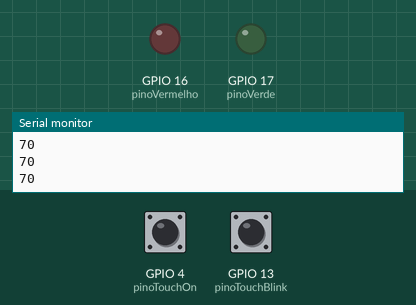
Simulated run of this sketch. Board: ESP32. Parts: output pins drawn as LEDs (lit = HIGH), the last lines printed to the serial monitor. Dashed ring = blinking. The inputs (shaded band) are chosen by the test bench; at power-on: GPIO 13 (pinoTouchBlink) HIGH, GPIO 4 (pinoTouchOn) HIGH.

Above: at 2.2 s.
2.3 s: GPIO 13 (pinoTouchBlink) pulled LOW for 3.2 s
At 2.7 s:
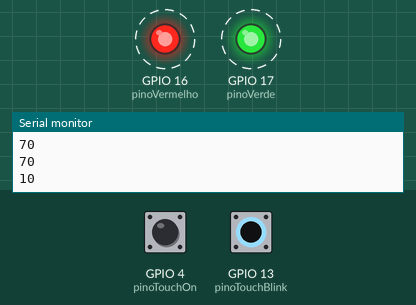
7.3 s: GPIO 4 (pinoTouchOn) pulled LOW for 3.2 s
At 7.9 s:
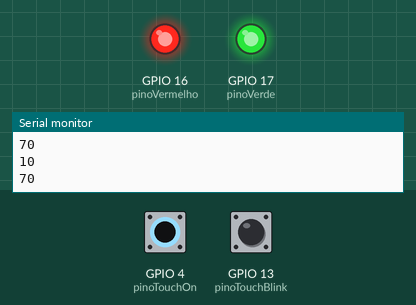
Timing chart, 0 to 12.0 s (numbered marks = the images above; inputs shaded):
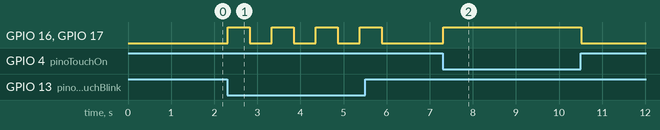

Measured:
- after the input at 2.3 s, GPIO 16 (pinoVermelho), GPIO 17 (pinoVerde): alternates HIGH for 0.51 s and LOW for 0.51 s, 8 changes in all, then stays LOW, starting at once
- after the input at 7.3 s, GPIO 16 (pinoVermelho), GPIO 17 (pinoVerde): LOW → HIGH at once, → LOW 3.2 s later

The sketch:

TouchRead.ino
```cpp
int pinoVermelho       = 16; //pino que ligamos o LED vermelho
int pinoVerde          = 17; //pino que ligamos o LED verde
int pinoTouchOn        = 4; //pino com sensor touch  (pode-se usar a constante nativa T0)
int pinoTouchBlink     = 13; //pino com sensor touch (pode-se usar a constante nativa T4)
int capacitanciaMaxima = 40; //valor que nos da a certeza de toque (ache ese valor através da calibragem)

void setup()
{
  Serial.begin(115200);
  delay(1000);
  pinMode(pinoVermelho, OUTPUT);
  pinMode(pinoVerde, OUTPUT);
}

void loop()
{
  Serial.println(touchRead(pinoTouchOn));
  Serial.println(touchRead(pinoTouchBlink));
  int mediaT0 = 0;
  int mediaT4 = 0;
  //faz 100 leituras de cada sensor touch e calcula a média do valor lido
  for(int i=0; i< 100; i++)
  {
    mediaT0 += touchRead(pinoTouchOn);
    mediaT4 += touchRead(pinoTouchBlink);
  }

  mediaT0 = mediaT0 / 100;
  mediaT4 = mediaT4 / 100;

  //verifica se o valor médio lido no pinoTouchOn é menor que a capacitância máxima definida
  //se verdadeiro, isso caracteriza um toque
  // os LEDs vemelho e verde ficarão acesos
  if(mediaT0 < capacitanciaMaxima)
  {
    digitalWrite(pinoVermelho, HIGH);
    digitalWrite(pinoVerde, HIGH);
  }
  //verifica se o valor médio lido no pinoTouchBlink é menor que a capacitância máxima definida
  //se verdadeiro, isso caracteriza um toque
  // os LEDs vemelho e verde ficarão piscando com um intervalo de 500 ms
  else if(mediaT4 < capacitanciaMaxima)
  {
    digitalWrite(pinoVermelho, !digitalRead(pinoVermelho)); //inverte o estado atual do LED (HIGH/LOW)
    digitalWrite(pinoVerde, !digitalRead(pinoVerde)); //inverte o estado atual do LED (HIGH/LOW)
    delay(500);
  }
  //se nenhum dos pinos touch estão sendo tocados, os LEDS ficam apagados
  else{
    digitalWrite(pinoVermelho, LOW);
    digitalWrite(pinoVerde, LOW);
  }
  delay(10);
}
```
